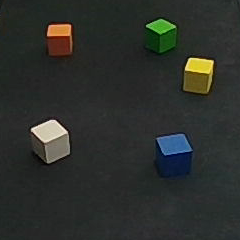
#> input picture hw3/d/cubes.png, 240 x 240 px
$ python -i hw3_d.py   (imports and definitions only)
#> lines starting #> are read from the running program, lines starting #| are printed output that depends on the picture; after the words box and inside, x2 and y2 are one past the last pixel; in counts of white or black regions, pixels touching at a corner belong together
#> further down, picture is the input picture: shape (240, 240, 3); mean B, G, R 43.9, 47.7, 44.6
import cv2
import sys
import numpy as np
import math

# --- 步驟 1: 從 Part B 複製我們的偵測邏輯 ---
# (我們需要這個來 "找到" 方塊在哪裡)
def find_all_cubes_contours(img):
    """
    使用 Part B 的 HSV 邏輯來偵測 5 個方塊的輪廓。
    """
    hsv_image = cv2.cvtColor(img, cv2.COLOR_BGR2HSV)
#> hsv_image: shape (240, 240, 3); mean H, S, V 64.1, 36.6, 50.2

    # (使用我們在 Part B 最終除錯好的 HSV 範圍)
    color_ranges = {
        'red1': (np.array([0, 120, 70]), np.array([10, 255, 255])),
        'red2': (np.array([170, 120, 70]), np.array([180, 255, 255])),
        'green': (np.array([40, 100, 50]), np.array([80, 255, 255])),
        'blue': (np.array([90, 60, 30]), np.array([130, 255, 200])),
        'yellow': (np.array([20, 100, 100]), np.array([30, 255, 255])),
        'white_gray': (np.array([0, 0, 60]), np.array([180, 90, 255])),
    }

    combined_mask = np.zeros(img.shape[:2], dtype="uint8")

    for color_name, (lower, upper) in color_ranges.items():
        mask = cv2.inRange(hsv_image, lower, upper)
        if color_name == 'red1':
            mask_red2 = cv2.inRange(hsv_image, color_ranges['red2'][0], color_ranges['red2'][1])
            mask = cv2.bitwise_or(mask, mask_red2)
        elif color_name == 'red2':
            continue
        combined_mask = cv2.bitwise_or(combined_mask, mask)
#> this loop made 6 passes
#> pass 1, in find_all_cubes_contours, `mask = cv2.inRange(hsv_image, lower, upper)`:
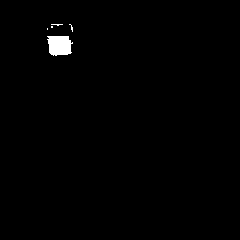
#> mask: shape (240, 240); 0.78% white; 5 white regions (4 under 20 px), largest, box (x1, y1, x2, y2) and area: (47, 36, 73, 56) 420
#> pass 3, in find_all_cubes_contours, `mask = cv2.inRange(hsv_image, lower, upper)`:
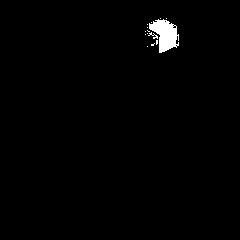
#> mask: shape (240, 240); 1.1% white; 14 white regions (12 under 20 px), largest, box (x1, y1, x2, y2) and area: (149, 19, 179, 53) 602, (148, 32, 158, 39) 24
#> pass 3, in find_all_cubes_contours, `combined_mask = cv2.bitwise_or(combined_mask, mask)`:
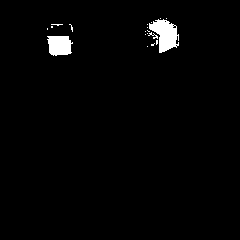
#> combined_mask: shape (240, 240); 1.9% white; 19 white regions (16 under 20 px), largest, box (x1, y1, x2, y2) and area: (149, 19, 179, 53) 602, (47, 36, 73, 56) 420, (148, 32, 158, 39) 24
#> after the loop:
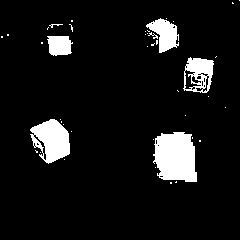
#> combined_mask: shape (240, 240); 8.4% white; 42 white regions (35 under 20 px), largest, box (x1, y1, x2, y2) and area: (153, 132, 197, 182) 1788, (30, 119, 70, 164) 1172, (183, 57, 214, 93) 665

    # (使用我們在 Part B 最終除錯好的兩階段清理)
    kernel_open = np.ones((3, 3), np.uint8)
    mask_opened = cv2.morphologyEx(combined_mask, cv2.MORPH_OPEN, kernel_open)
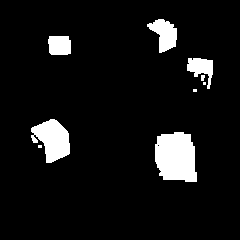
#> mask_opened: shape (240, 240); 7.5% white; 9 white regions (3 under 20 px), largest, box (x1, y1, x2, y2) and area: (155, 132, 197, 182) 1753, (31, 119, 70, 163) 1098, (147, 19, 177, 53) 593, (187, 58, 213, 89) 428, (48, 36, 71, 55) 409, (201, 75, 205, 81) 21
    kernel_close = np.ones((7, 7), np.uint8)
    cleaned_mask = cv2.morphologyEx(mask_opened, cv2.MORPH_CLOSE, kernel_close)
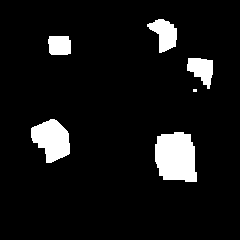
#> cleaned_mask: shape (240, 240); 7.7% white; 6 white regions (1 under 20 px)

    # 找到清理乾淨的輪廓
    contours, _ = cv2.findContours(cleaned_mask, cv2.RETR_EXTERNAL,
                                   cv2.CHAIN_APPROX_NONE)
#> contours = 6 contours, 1 with area under 20; largest, box (x1, y1, x2, y2) and area: (155, 132, 197, 182) 1673, (31, 119, 70, 163) 1096, (147, 19, 177, 53) 546, (187, 58, 213, 89) 464, (48, 36, 71, 55) 371

    # 過濾掉太小的
    valid_contours = [cnt for cnt in contours if cv2.contourArea(cnt) > 500]
#> valid_contours = 3 contours; box (x1, y1, x2, y2) and area: (155, 132, 197, 182) 1673, (31, 119, 70, 163) 1096, (147, 19, 177, 53) 546
    return valid_contours

# --- 步驟 2: 建立 3D 物件模型 ---
# [141 lines left out: functions create_cube_model, find_corners_from_contour, main, not called in this run]


# [2 lines not run here, left out]

>>> import cv2
>>> picture = cv2.imread('hw3/d/cubes.png')
>>> result = find_all_cubes_contours(picture)
#> result has the same summary as valid_contours in find_all_cubes_contours
